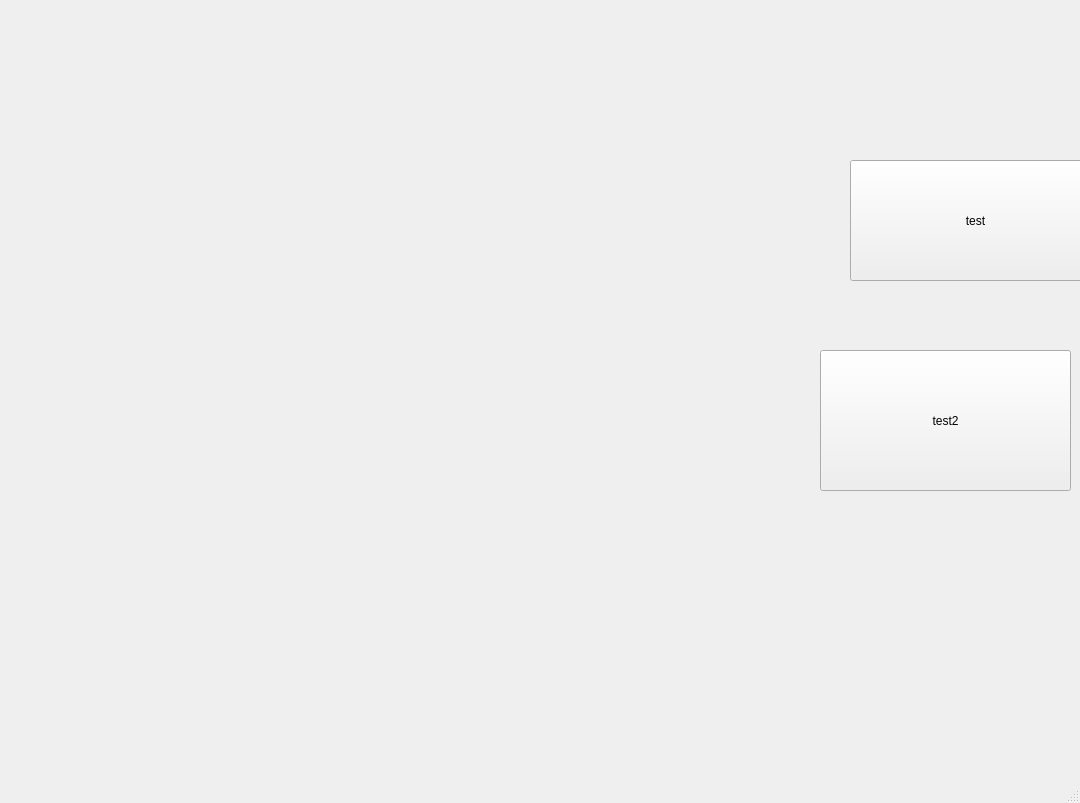
<?xml version="1.0" encoding="UTF-8"?>
<ui version="4.0">
 <class>MainWindow</class>
 <widget class="QMainWindow" name="MainWindow">
  <property name="geometry">
   <rect>
    <x>0</x>
    <y>0</y>
    <width>1080</width>
    <height>803</height>
   </rect>
  </property>
  <property name="windowTitle">
   <string>MainWindow</string>
  </property>
  <widget class="QWidget" name="centralwidget">
   <widget class="QPushButton" name="pushButton">
    <property name="geometry">
     <rect>
      <x>850</x>
      <y>160</y>
      <width>251</width>
      <height>121</height>
     </rect>
    </property>
    <property name="text">
     <string>test</string>
    </property>
   </widget>
   <widget class="QPushButton" name="pushButton_2">
    <property name="geometry">
     <rect>
      <x>820</x>
      <y>350</y>
      <width>251</width>
      <height>141</height>
     </rect>
    </property>
    <property name="text">
     <string>test2</string>
    </property>
   </widget>
  </widget>
  <widget class="QMenuBar" name="menubar">
   <property name="geometry">
    <rect>
     <x>0</x>
     <y>0</y>
     <width>1080</width>
     <height>21</height>
    </rect>
   </property>
  </widget>
  <widget class="QStatusBar" name="statusbar"/>
 </widget>
 <resources/>
 <connections/>
</ui>
